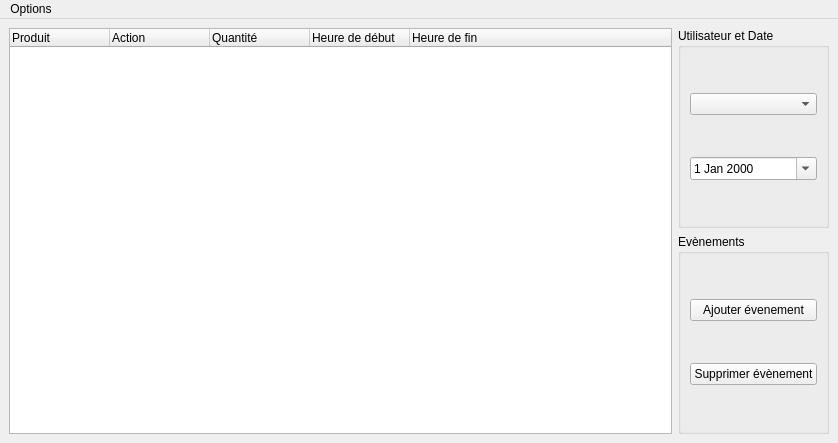
<?xml version="1.0" encoding="UTF-8"?>
<ui version="4.0">
 <class>WorkView</class>
 <widget class="QMainWindow" name="WorkView">
  <property name="geometry">
   <rect>
    <x>0</x>
    <y>0</y>
    <width>838</width>
    <height>443</height>
   </rect>
  </property>
  <property name="sizePolicy">
   <sizepolicy hsizetype="Preferred" vsizetype="Preferred">
    <horstretch>0</horstretch>
    <verstretch>0</verstretch>
   </sizepolicy>
  </property>
  <property name="windowTitle">
   <string>WorkView</string>
  </property>
  <widget class="QWidget" name="centralwidget">
   <property name="enabled">
    <bool>true</bool>
   </property>
   <property name="sizePolicy">
    <sizepolicy hsizetype="Preferred" vsizetype="Preferred">
     <horstretch>0</horstretch>
     <verstretch>0</verstretch>
    </sizepolicy>
   </property>
   <property name="contextMenuPolicy">
    <enum>Qt::NoContextMenu</enum>
   </property>
   <property name="layoutDirection">
    <enum>Qt::LeftToRight</enum>
   </property>
   <layout class="QHBoxLayout" name="horizontalLayout_3">
    <item>
     <widget class="QTreeWidget" name="treeWidget">
      <column>
       <property name="text">
        <string>Produit</string>
       </property>
      </column>
      <column>
       <property name="text">
        <string>Action</string>
       </property>
      </column>
      <column>
       <property name="text">
        <string>Quantité</string>
       </property>
      </column>
      <column>
       <property name="text">
        <string>Heure de début</string>
       </property>
      </column>
      <column>
       <property name="text">
        <string>Heure de fin</string>
       </property>
      </column>
     </widget>
    </item>
    <item>
     <layout class="QVBoxLayout" name="verticalLayout">
      <item>
       <widget class="QGroupBox" name="groupBox">
        <property name="title">
         <string>Utilisateur et Date</string>
        </property>
        <layout class="QVBoxLayout" name="verticalLayout_4">
         <item>
          <widget class="QComboBox" name="nameComboBox"/>
         </item>
         <item>
          <widget class="QDateEdit" name="dateEdit">
           <property name="calendarPopup">
            <bool>true</bool>
           </property>
          </widget>
         </item>
        </layout>
       </widget>
      </item>
      <item>
       <widget class="QGroupBox" name="groupBox_2">
        <property name="title">
         <string>Evènements</string>
        </property>
        <layout class="QVBoxLayout" name="verticalLayout_2">
         <item>
          <widget class="QPushButton" name="addEventButton">
           <property name="text">
            <string>Ajouter évenement</string>
           </property>
          </widget>
         </item>
         <item>
          <widget class="QPushButton" name="removeEventButton">
           <property name="text">
            <string>Supprimer évènement</string>
           </property>
          </widget>
         </item>
        </layout>
       </widget>
      </item>
     </layout>
    </item>
   </layout>
  </widget>
  <widget class="QMenuBar" name="menubar">
   <property name="geometry">
    <rect>
     <x>0</x>
     <y>0</y>
     <width>838</width>
     <height>25</height>
    </rect>
   </property>
   <widget class="QMenu" name="menuOptions">
    <property name="title">
     <string>Options</string>
    </property>
    <addaction name="actionAjouter_un_produit"/>
    <addaction name="actionAjouter_une_action"/>
    <addaction name="actionAjouter_un_utilisateur"/>
   </widget>
   <addaction name="menuOptions"/>
  </widget>
  <action name="actionAjouter_un_produit">
   <property name="text">
    <string>Ajouter un produit</string>
   </property>
  </action>
  <action name="actionAjouter_une_action">
   <property name="text">
    <string>Ajouter une action</string>
   </property>
  </action>
  <action name="actionAjouter_un_utilisateur">
   <property name="text">
    <string>Ajouter un utilisateur</string>
   </property>
  </action>
 </widget>
 <resources/>
 <connections/>
</ui>
